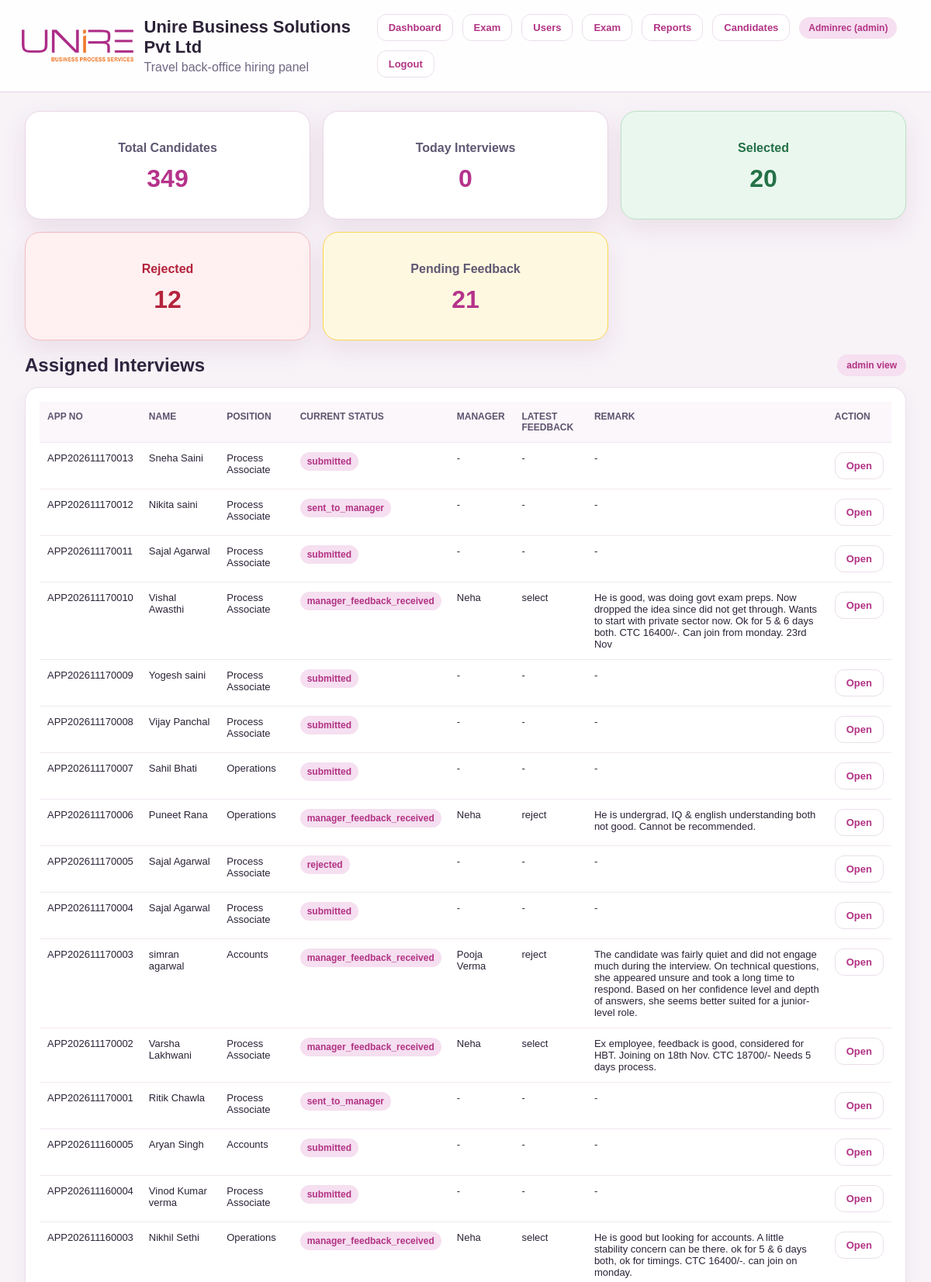
/dashboard.php (signed in, upper part), run on the app's committed database.
### tables this page shows
CREATE TABLE `candidates` (
  `id` int(10) UNSIGNED NOT NULL,
  `application_no` varchar(30) NOT NULL,
  `full_name` varchar(150) NOT NULL,
  `email` varchar(150) NOT NULL,
  `phone` varchar(20) NOT NULL,
  `alternate_phone` varchar(20) DEFAULT NULL,
  `gender` varchar(20) DEFAULT NULL,
  `dob` date DEFAULT NULL,
  `address` text DEFAULT NULL,
  `city` varchar(100) DEFAULT NULL,
  `state` varchar(100) DEFAULT NULL,
  `pincode` varchar(20) DEFAULT NULL,
  `highest_qualification` varchar(150) DEFAULT NULL,
  `total_experience` decimal(5,2) DEFAULT 0.00,
  `current_company` varchar(150) DEFAULT NULL,
  `current_salary` decimal(12,2) DEFAULT NULL,
  `expected_salary` decimal(12,2) DEFAULT NULL,
  `position_applied` varchar(150) NOT NULL,
  `department` varchar(100) DEFAULT NULL,
  `source_type` enum('walkin','qr','link','reference') DEFAULT 'walkin',
  `submitted_by_recruiter_id` int(10) UNSIGNED DEFAULT NULL,
  `current_status` varchar(50) NOT NULL DEFAULT 'submitted',
  `final_decision` enum('pending','selected','rejected') DEFAULT 'pending',
  `applied_at` timestamp NULL DEFAULT current_timestamp(),
  `updated_at` timestamp NULL DEFAULT current_timestamp() ON UPDATE current_timestamp(),
  `form_last_updated_by` int(10) UNSIGNED DEFAULT NULL,
  `form_last_updated_role` varchar(50) DEFAULT NULL,
  `form_last_updated_at` timestamp NULL DEFAULT NULL,
  `source_reference_name` varchar(255) DEFAULT NULL,
  `photo_path` varchar(255) DEFAULT NULL,
  `resume_path` varchar(255) DEFAULT NULL,
  `father_husband_name` varchar(150) DEFAULT NULL,
  `emergency_no` varchar(30) DEFAULT NULL,
  `age` int(11) DEFAULT NULL,
  `marital_status` varchar(20) DEFAULT NULL,
  `permanent_address` text DEFAULT NULL,
  `scheduled_exam` varchar(255) DEFAULT NULL,
  `career_goals` text DEFAULT NULL,
  `interest_in_field` text DEFAULT NULL,
  `notice_period` varchar(100) DEFAULT NULL,
  `notice_period_specify` varchar(255) DEFAULT NULL,
  `strengths` text DEFAULT NULL,
  `weakness` text DEFAULT NULL,
  `epf_registered` varchar(10) DEFAULT NULL,
  `uan_no` varchar(50) DEFAULT NULL,
  `esic_registered` varchar(10) DEFAULT NULL,
  `ip_no` varchar(50) DEFAULT NULL,
  `aadhaar_no` varchar(30) DEFAULT NULL,
  `pan_no` varchar(20) DEFAULT NULL,
  `bank_account_no` varchar(50) DEFAULT NULL,
  `ifsc_code` varchar(20) DEFAULT NULL,
  `hobbies` text DEFAULT NULL,
  `computer_knowledge` text DEFAULT NULL,
  `weekly_working_days` varchar(10) DEFAULT NULL,
  `medical_issue` varchar(255) DEFAULT NULL,
  `smoking` varchar(10) DEFAULT NULL,
  `self_vehicle` varchar(10) DEFAULT NULL,
  `driving_licence` varchar(10) DEFAULT NULL
);

### app/helpers/auth.php (called while the page is built, shortened)
<?php
function current_user() {
    return $_SESSION['user'] ?? null;
}
function h($value) {
    return htmlspecialchars((string)$value, ENT_QUOTES, 'UTF-8');
}

### public/dashboard.php (the view, shortened to what this page needs)
<?php
require_once __DIR__ . '/../app/helpers/auth.php';
$pdo = Database::connect();
$pdo->setAttribute(PDO::ATTR_ERRMODE, PDO::ERRMODE_EXCEPTION);
$user = current_user();
$role = $user['role'];
$stats = [];
$stats['total_candidates'] = (int) $pdo->query("
    SELECT COUNT(*)
    FROM candidates
")->fetchColumn();
$stats['today_interviews'] = $role === 'manager'
    ? (function ($pdo, $uid) {
        $s = $pdo->prepare("
            SELECT COUNT(*)
            FROM interview_rounds
            WHERE manager_id = ?
              AND DATE(scheduled_at) = CURDATE()
        ");
        $s->execute([$uid]);
        return (int) $s->fetchColumn();
    })($pdo, $user['id'])
    : (int) $pdo->query("
        SELECT COUNT(*)
        FROM interview_rounds
        WHERE DATE(scheduled_at) = CURDATE()
    ")->fetchColumn();
$stats['selected'] = (int) $pdo->query("
    SELECT COUNT(*)
    FROM candidates
    WHERE current_status IN ('selected', 'direct_selected', 'manager_selected')
       OR final_decision = 'selected'
")->fetchColumn();
$stats['rejected'] = (int) $pdo->query("
    SELECT COUNT(*)
    FROM candidates
    WHERE current_status IN ('rejected', 'rejected_without_interview', 'manager_rejected')
       OR final_decision = 'rejected'
")->fetchColumn();
$pendingSql = "
    SELECT
        c.id,
        c.application_no,
        c.full_name,
        c.position_applied,
        c.current_status,
        ir.round_name,
        ir.round_no,
        ir.interview_status,
        u.full_name AS manager_name
    FROM interview_rounds ir
    JOIN candidates c ON c.id = ir.candidate_id
    LEFT JOIN users u ON u.id = ir.manager_id
";
if ($role === 'manager') {
    $pendingSql .= "
        WHERE ir.manager_id = ?
          AND ir.interview_status = 'assigned'
    ";
    $pendingStmt = $pdo->prepare($pendingSql . " ORDER BY ir.id DESC");
    $pendingStmt->execute([$user['id']]);
} else {
    $pendingSql .= "
        WHERE ir.interview_status IN ('assigned', 'under_review')
    ";
    $pendingStmt = $pdo->prepare($pendingSql . " ORDER BY ir.id DESC");
    $pendingStmt->execute();
}
$pendingFeedbacks = $pendingStmt->fetchAll(PDO::FETCH_ASSOC);
$pendingCount = count($pendingFeedbacks);
if ($role === 'manager') {
    $stmt = $pdo->prepare("
        SELECT
            ir.id AS round_id,
            c.id,
            c.application_no,
            c.full_name,
            c.position_applied,
            c.current_status,
            ir.round_name,
            ir.interview_status,
            ir.scheduled_at,
            u.full_name AS manager_name
        FROM interview_rounds ir
        JOIN candidates c ON c.id = ir.candidate_id
        LEFT JOIN users u ON u.id = ir.manager_id
        WHERE ir.manager_id = ?
        ORDER BY ir.id DESC
    ");
    $stmt->execute([$user['id']]);
    $rows = $stmt->fetchAll(PDO::FETCH_ASSOC);
} else {
    $rows = $pdo->query("
        SELECT
            c.id,
            c.application_no,
            c.full_name,
            c.position_applied,
            c.current_status,
            c.final_decision,
            c.applied_at,
            (
                SELECT f.recommendation
                FROM interview_feedback f
                WHERE f.candidate_id = c.id
                ORDER BY f.id DESC
                LIMIT 1
            ) AS latest_feedback,
            (
                SELECT f.remark_text
                FROM interview_feedback f
                WHERE f.candidate_id = c.id
                ORDER BY f.id DESC
                LIMIT 1
            ) AS latest_remark,
            (
                SELECT u.full_name
                FROM interview_feedback f
                LEFT JOIN users u ON u.id = f.manager_id
                WHERE f.candidate_id = c.id
                ORDER BY f.id DESC
                LIMIT 1
            ) AS manager_name
        FROM candidates c
        ORDER BY c.id DESC
        LIMIT 50
    ")->fetchAll(PDO::FETCH_ASSOC);
}
include __DIR__ . '/../app/views/layouts/header.php';
?>
<div class="container">
    <?php if ($role !== 'manager'): ?>
    <section class="stats">
        <div class="card"><h3>Total Candidates</h3><p><?= (int) $stats['total_candidates'] ?></p></div>
        <div class="card"><h3>Today Interviews</h3><p><?= (int) $stats['today_interviews'] ?></p></div>
        <div class="card selected"><h3>Selected</h3><p><?= (int) $stats['selected'] ?></p></div>
        <div class="card rejected"><h3>Rejected</h3><p><?= (int) $stats['rejected'] ?></p></div>
        <div class="card pending-card" onclick="openPendingModal()">
            <h3>Pending Feedback</h3>
            <p><?= (int) $pendingCount ?></p>
        </div>
    </section>
    <?php endif; ?>
    <div class="section-title">
        <h2>Assigned Interviews</h2>
        <span class="pill"><?= h($role) ?> view</span>
    </div>
    <div class="card">
        <table>
            <thead>
                <?php if ($role === 'manager'): ?>
                <tr>
                    <th>Round</th>
                    <th>App No</th>
                    <th>Name</th>
                    <th>Position</th>
                    <th>Current Status</th>
                    <th>Interview Status</th>
                    <th>Action</th>
                </tr>
                <?php else: ?>
                <tr>
                    <th>App No</th>
                    <th>Name</th>
                    <th>Position</th>
                    <th>Current Status</th>
                    <th>Manager</th>
                    <th>Latest Feedback</th>
                    <th>Remark</th>
                    <th>Action</th>
                </tr>
                <?php endif; ?>
            </thead>
            <tbody>
                <?php foreach ($rows as $row): ?>
                <tr>
                    <?php if ($role === 'manager'): ?>
                        <td><?= h($row['round_name']) ?></td>
                        <td><?= h($row['application_no']) ?></td>
                        <td><?= h($row['full_name']) ?></td>
                        <td><?= h($row['position_applied']) ?></td>
                        <td><span class="badge"><?= h($row['current_status']) ?></span></td>
                        <td><span class="badge"><?= h($row['interview_status']) ?></span></td>
                        <td><a class="btn" href="manager-review.php?round_id=<?= (int) $row['round_id'] ?>">Open</a></td>
                    <?php else: ?>
                        <?php
                        $latestFeedback = $row['latest_feedback'] ?: '-';
                        ?>
                        <td><?= h($row['application_no']) ?></td>
                        <td><?= h($row['full_name']) ?></td>
                        <td><?= h($row['position_applied']) ?></td>
                        <td><span class="badge"><?= h($row['current_status']) ?></span></td>
                        <td><?= h($row['manager_name'] ?: '-') ?></td>
                        <td><?= h($latestFeedback) ?></td>
                        <td><?= h($row['latest_remark'] ?: '-') ?></td>
                        <td><a class="btn" href="recruiter-candidate.php?id=<?= (int) $row['id'] ?>">Open</a></td>
                    <?php endif; ?>
                </tr>
                <?php endforeach; ?>
            </tbody>
        </table>
    </div>
</div>
<?php include __DIR__ . '/../app/views/layouts/footer.php'; ?>

### app/views/layouts/header.php (shortened to what this page needs)
<?php
require_once __DIR__ . '/../../helpers/auth.php';
$user = $_SESSION['user'] ?? null;
?>
<!DOCTYPE html>
<html lang="en">
<head>
  <link rel="stylesheet" href="assets/css/style.css">
</head>
<body>
  <header class="topbar">
    <div class="brand-wrap">
      <div class="brand-logo">
        <img
          src="assets/Unire-Business-Solutions-Pvt-Ltd.png"
          alt="Unire Business Solutions Pvt Ltd Logo"
        >
      </div>
      <div class="brand-text">
        <h1>Unire Business Solutions Pvt Ltd</h1>
        <p class="muted">
          Travel back-office hiring panel
        </p>
      </div>
    </div>
    <nav class="actions">
      <?php if ($user): ?>
        <a class="btn btn-outline" href="dashboard.php">
          Dashboard
        </a>
        <a class="btn btn-outline" href="exam_paper_management.php">Exam</a>
        <?php if (($user['role'] ?? '') === 'admin'): ?>
          <a class="btn btn-outline" href="users.php">
            Users
          </a>
          <a class="btn btn-outline" href="exam_paper_management.php">Exam</a>
          <a class="btn btn-outline" href="reports.php">
            Reports
          </a>
        <?php endif; ?>
        <?php if (($user['role'] ?? '') !== 'manager'): ?>
          <a class="btn btn-outline" href="recruiter-candidates.php">
            Candidates
          </a>
        <?php endif; ?>
        <span class="pill">
          <?= h($user['name']) ?>
          (<?= h($user['role']) ?>)
        </span>
        <a class="btn btn-outline" href="logout.php">
          Logout
        </a>
      <?php else: ?>
        <a class="btn btn-outline" href="login.php">
          Login
        </a>
      <?php endif; ?>
    </nav>
  </header>
  <main class="container">

### app/views/layouts/footer.php (shortened to what this page needs)
</main>
</body>
</html>

### public/assets/css/style.css (style rules this page uses)
:root { --bg: #f5f2f8; --surface: #ffffff; --surface-2: #f8f4fa; --border: #ead6e7; --text: #2d2340; --muted: #6f6781; --primary: #b5338a; --primary-dark: #8f246c; --accent: #f3c7df; --danger: #c03b5f; --success: #2e8b57; --warning: #c46a00; --shadow: 0 12px 30px rgba(155, 85, 133, .12); --radius: 20px }
body { margin: 0; font-family: Arial, Helvetica, sans-serif; background: linear-gradient(180deg, #fff, #f5f2f8 25%, #f8eef5); color: var(--text) }
.brand-wrap { display: flex; align-items: center; gap: 14px; }
.brand-logo img { height: 52px; width: auto; display: block; object-fit: contain; }
.brand-text h1 { margin: 0; font-size: 22px; line-height: 1.2; }
.brand-text .muted { margin: 4px 0 0; }
a { text-decoration: none; color: inherit }
.topbar { display: flex; justify-content: space-between; align-items: center; padding: 18px 28px; background: rgba(255, 255, 255, .92); backdrop-filter: blur(8px); border-bottom: 1px solid var(--border); position: sticky; top: 0; z-index: 30 }
.brand-wrap { display: flex; align-items: center; gap: 14px }
.topbar h1 { font-size: 22px; margin: 0 }
.topbar p { margin: 2px 0 0 }
.container { max-width: 1400px; margin: 0 auto; padding: 28px }
.card { background: var(--surface); border: 1px solid var(--border); border-radius: var(--radius); padding: 18px; box-shadow: var(--shadow); }
.section-title { display: flex; justify-content: space-between; align-items: center; gap: 15px; margin: 0 0 18px }
.section-title h2 { margin: 0; font-size: 30px }
.btn { display: inline-flex; align-items: center; justify-content: center; gap: 8px; padding: 12px 18px; background: var(--primary); color: #fff; border: none; border-radius: 14px; cursor: pointer; font-weight: 700 }
.btn-outline { background: #fff; color: var(--primary); border: 1px solid var(--border) }
.actions { display: flex; align-items: center; gap: 12px; flex-wrap: wrap }
.pill, .badge { display: inline-flex; align-items: center; padding: 8px 12px; border-radius: 999px; background: #f6e0ef; color: var(--primary); font-size: 12px; font-weight: 700 }
.muted { color: var(--muted) }
.stats { display: grid; grid-template-columns: repeat(5, minmax(0, 1fr)); gap: 20px; margin-bottom: 24px; }
.stats .card { min-height: 140px; padding: 18px 16px; display: flex; flex-direction: column; justify-content: center; align-items: center; text-align: center; box-shadow: var(--shadow); border-radius: 20px; background: #fff; border: 1px solid var(--border); }
.stats .card h3 { margin: 0 0 12px; font-size: 16px; color: #5f5872; text-align: center; line-height: 1.35; }
.stats .card p { margin: 0; font-size: 32px; font-weight: 800; text-align: center; line-height: 1; color: var(--primary); }
.stats .card.selected { background: #eaf7ee; border-color: #b9e2c5; }
.stats .card.selected h3, .stats .card.selected p { color: #247147; }
.stats .card.rejected { background: #fff0f1; border-color: #f0bcc4; }
.stats .card.rejected h3, .stats .card.rejected p { color: #b4233c; }
@media (max-width: 1200px) { .stats { grid-template-columns: repeat(3, minmax(0, 1fr)); } }
table { width: 100%; border-collapse: collapse }
th, td { padding: 14px; border-bottom: 1px solid var(--border); text-align: left; vertical-align: top }
th { color: var(--muted); font-size: 13px; text-transform: uppercase }
.pending-card { cursor: pointer; }
.stats .card.pending-card { background: #FFF8E1; border-color: #FFD54F; }

### data on the page
candidates: application_no "APP202611170013", full_name "Sneha Saini", position_applied "Process Associate", current_status "submitted", manager_name "-", latestFeedback "-", latest_remark "-"
candidates: application_no "APP202611170012", full_name "Nikita saini", position_applied "Process Associate", current_status "sent_to_manager", manager_name "-", latestFeedback "-", latest_remark "-"
candidates: application_no "APP202611170011", full_name "Sajal Agarwal", position_applied "Process Associate", current_status "submitted", manager_name "-", latestFeedback "-", latest_remark "-"
candidates: application_no "APP202611170010", full_name "Vishal Awasthi", position_applied "Process Associate", current_status "manager_feedback_received", manager_name "Neha", latestFeedback "select", latest_remark "He is good, was doing govt exam preps. Now dropped the idea since did not get through. Wants to start with private sector now. Ok for 5 & 6 days both. CTC 16400/-. Can join from monday. 23rd Nov"
candidates: application_no "APP202611170009", full_name "Yogesh saini", position_applied "Process Associate", current_status "submitted", manager_name "-", latestFeedback "-", latest_remark "-"
candidates: application_no "APP202611170008", full_name "Vijay Panchal", position_applied "Process Associate", current_status "submitted", manager_name "-", latestFeedback "-", latest_remark "-"
candidates: application_no "APP202611170007", full_name "Sahil Bhati", position_applied "Operations", current_status "submitted", manager_name "-", latestFeedback "-", latest_remark "-"
candidates: application_no "APP202611170006", full_name "Puneet Rana", position_applied "Operations", current_status "manager_feedback_received", manager_name "Neha", latestFeedback "reject", latest_remark "He is undergrad, IQ & english understanding both not good. Cannot be recommended."
candidates: application_no "APP202611170005", full_name "Sajal Agarwal", position_applied "Process Associate", current_status "rejected", manager_name "-", latestFeedback "-", latest_remark "-"
candidates: application_no "APP202611170004", full_name "Sajal Agarwal", position_applied "Process Associate", current_status "submitted", manager_name "-", latestFeedback "-", latest_remark "-"
candidates: application_no "APP202611170003", full_name "simran agarwal", position_applied "Accounts", current_status "manager_feedback_received", manager_name "Pooja Verma", latestFeedback "reject", latest_remark "The candidate was fairly quiet and did not engage much during the interview. On technical questions, she appeared unsure and took a long time to respond. Based on her confidence level and depth of answers, she seems better suited for a junior-level role."
candidates: application_no "APP202611170002", full_name "Varsha Lakhwani", position_applied "Process Associate", current_status "manager_feedback_received", manager_name "Neha", latestFeedback "select", latest_remark "Ex employee, feedback is good, considered for HBT. Joining on 18th Nov. CTC 18700/- Needs 5 days process."
candidates: application_no "APP202611170001", full_name "Ritik Chawla", position_applied "Process Associate", current_status "sent_to_manager", manager_name "-", latestFeedback "-", latest_remark "-"
candidates: application_no "APP202611160005", full_name "Aryan Singh", position_applied "Accounts", current_status "submitted", manager_name "-", latestFeedback "-", latest_remark "-"
candidates: application_no "APP202611160004", full_name "Vinod Kumar verma", position_applied "Process Associate", current_status "submitted", manager_name "-", latestFeedback "-", latest_remark "-"
candidates: application_no "APP202611160003", full_name "Nikhil Sethi", position_applied "Operations", current_status "manager_feedback_received", manager_name "Neha", latestFeedback "select", latest_remark "He is good but looking for accounts. A little stability concern can be there. ok for 5 & 6 days both, ok for timings. CTC 16400/-. can join on monday."

### other printed values
$user['name'] "Adminrec"
$user['role'] "admin"
$stats['total_candidates'] "349"
$stats['today_interviews'] "0"
$stats['selected'] "20"
$stats['rejected'] "12"
$pendingCount "21"
$role "admin"
